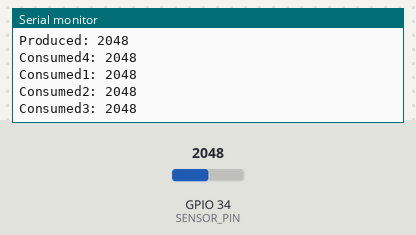
Recording of a sketch running on a simulated ESP32. On the bench: the last lines printed to the serial monitor. The inputs (shaded band) are chosen by the test bench; at power-on: GPIO 34 (SENSOR_PIN) = 2048.

Above: at 1.2 s.
1.3 s: GPIO 34 (SENSOR_PIN) set to 2866
At 1.31 s:
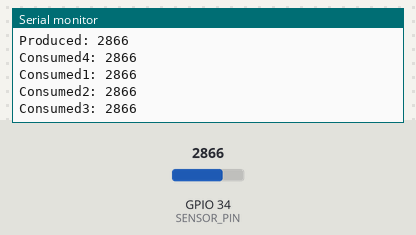
2.8 s: GPIO 34 (SENSOR_PIN) set to 3603
At 2.81 s:
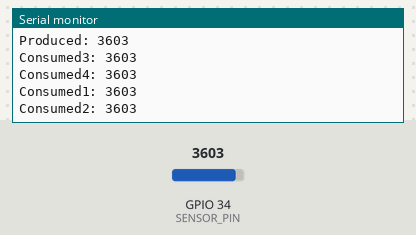
Timing chart, 0 to 5.8 s (numbered marks = the images above; inputs shaded):
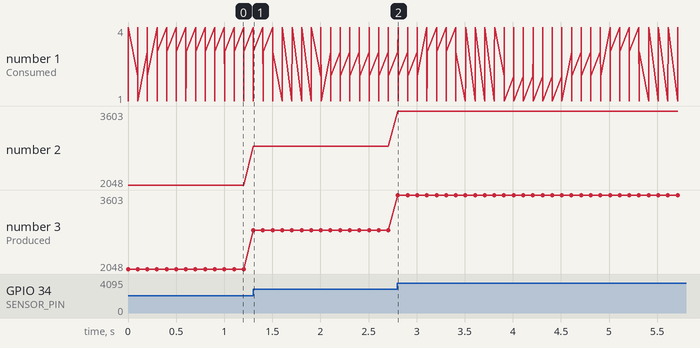

Measured:
- after the input at 1.3 s, the serial monitor: prints a new line at once (image 1)
- after the input at 2.8 s, the serial monitor: prints a new line at once (image 2)
- plotted number 2: 2048 → 2866 after the input at 1.3 s, 2866 → 3603 after the input at 2.8 s
- plotted number 3: 2048 → 2866 after the input at 1.3 s, 2866 → 3603 after the input at 2.8 s

The sketch:

RTOS_Task_7.ino
```cpp
/*
 * This program demonstrates the use of a counting semaphore to synchronize
 * multiple consumer tasks with a single producer task in an ESP32 environment.
 *
 * - The ProducerTask reads an analog value from an LDR sensor and updates a shared variable.
 * - It then releases the semaphore multiple times to allow consumer tasks to read the value.
 * - Four ConsumerTasks wait for the semaphore and print the sensor value when acquired.
 * - The counting semaphore ensures that each consumer gets a turn to process the produced data.
 */

#include <Arduino.h>

#if CONFIG_FREERTOS_UNICORE
static const BaseType_t app_cpu = 0;
#else
static const BaseType_t app_cpu = 1;
#endif

#define SENSOR_PIN 34

SemaphoreHandle_t CountingSemaphore;

int sensorvalue;

//Producer Task to read data from a LDR sensor
void ProducerTask(void *paramter) {
  while (1) {
    sensorvalue = analogRead(SENSOR_PIN);
    Serial.print("Produced: ");
    Serial.println(sensorvalue);
    xSemaphoreGive(CountingSemaphore);
    xSemaphoreGive(CountingSemaphore);
    xSemaphoreGive(CountingSemaphore);
    xSemaphoreGive(CountingSemaphore);
    vTaskDelay(100 / portTICK_PERIOD_MS);
  }
}

void ConsumerTask1(void *parameter) {
  while (1) {
    if (xSemaphoreTake(CountingSemaphore, portMAX_DELAY)) {
      Serial.print("Consumed1: ");
      Serial.println(sensorvalue);
    }
    vTaskDelay(100 / portTICK_PERIOD_MS);
  }
}

void ConsumerTask2(void *parameter) {
  while (1) {
    if (xSemaphoreTake(CountingSemaphore, portMAX_DELAY)) {
      Serial.print("Consumed2: ");
      Serial.println(sensorvalue);
    }
    vTaskDelay(100 / portTICK_PERIOD_MS);
  }
}

void ConsumerTask3(void *parameter) {
  while (1) {
    if (xSemaphoreTake(CountingSemaphore, portMAX_DELAY)) {
      Serial.print("Consumed3: ");
      Serial.println(sensorvalue);
    }
    vTaskDelay(100 / portTICK_PERIOD_MS);
  }
}

void ConsumerTask4(void *parameter) {
  while (1) {
    if (xSemaphoreTake(CountingSemaphore, portMAX_DELAY)) {
      Serial.print("Consumed4: ");
      Serial.println(sensorvalue);
    }
    vTaskDelay(100 / portTICK_PERIOD_MS);
  }
}

void setup() {
  // put your setup code here, to run once:
  Serial.begin(115200);
  pinMode(SENSOR_PIN, INPUT);

  CountingSemaphore = xSemaphoreCreateCounting(4, 0);

  xTaskCreatePinnedToCore(ProducerTask, "ProducerTask", 2048, NULL, 1, NULL, app_cpu);
  xTaskCreatePinnedToCore(ConsumerTask1, "ConsumerTask", 2048, NULL, 1, NULL, app_cpu);
  xTaskCreatePinnedToCore(ConsumerTask2, "ConsumerTask", 2048, NULL, 1, NULL, app_cpu);
  xTaskCreatePinnedToCore(ConsumerTask3, "ConsumerTask", 2048, NULL, 1, NULL, app_cpu);
  xTaskCreatePinnedToCore(ConsumerTask4, "ConsumerTask", 2048, NULL, 1, NULL, app_cpu);
}

void loop() {
  // put your main code here, to run repeatedly:
}
```
